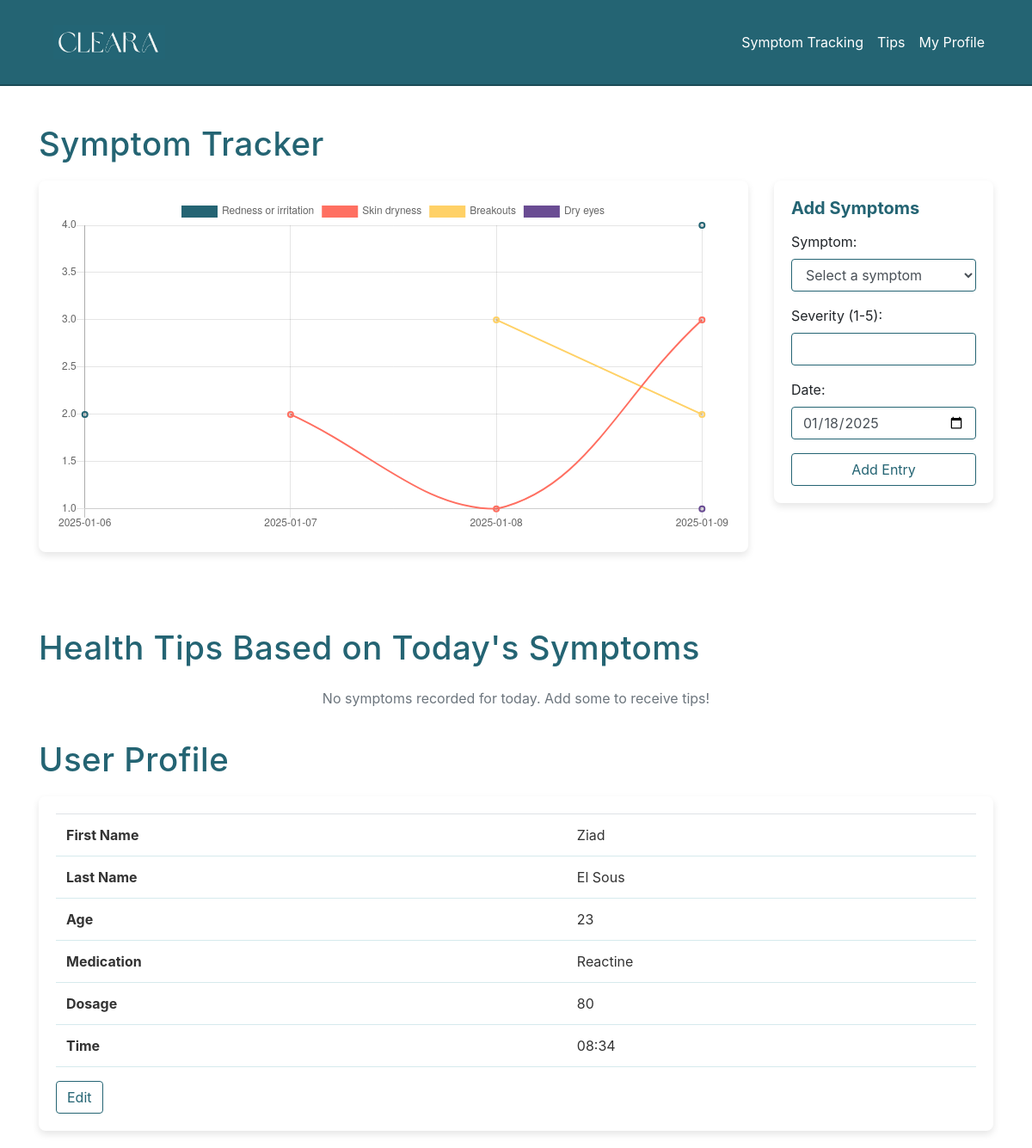
The page /home.php?email=ziadsous0@gmail.com (signed in) on the database as committed earlier.
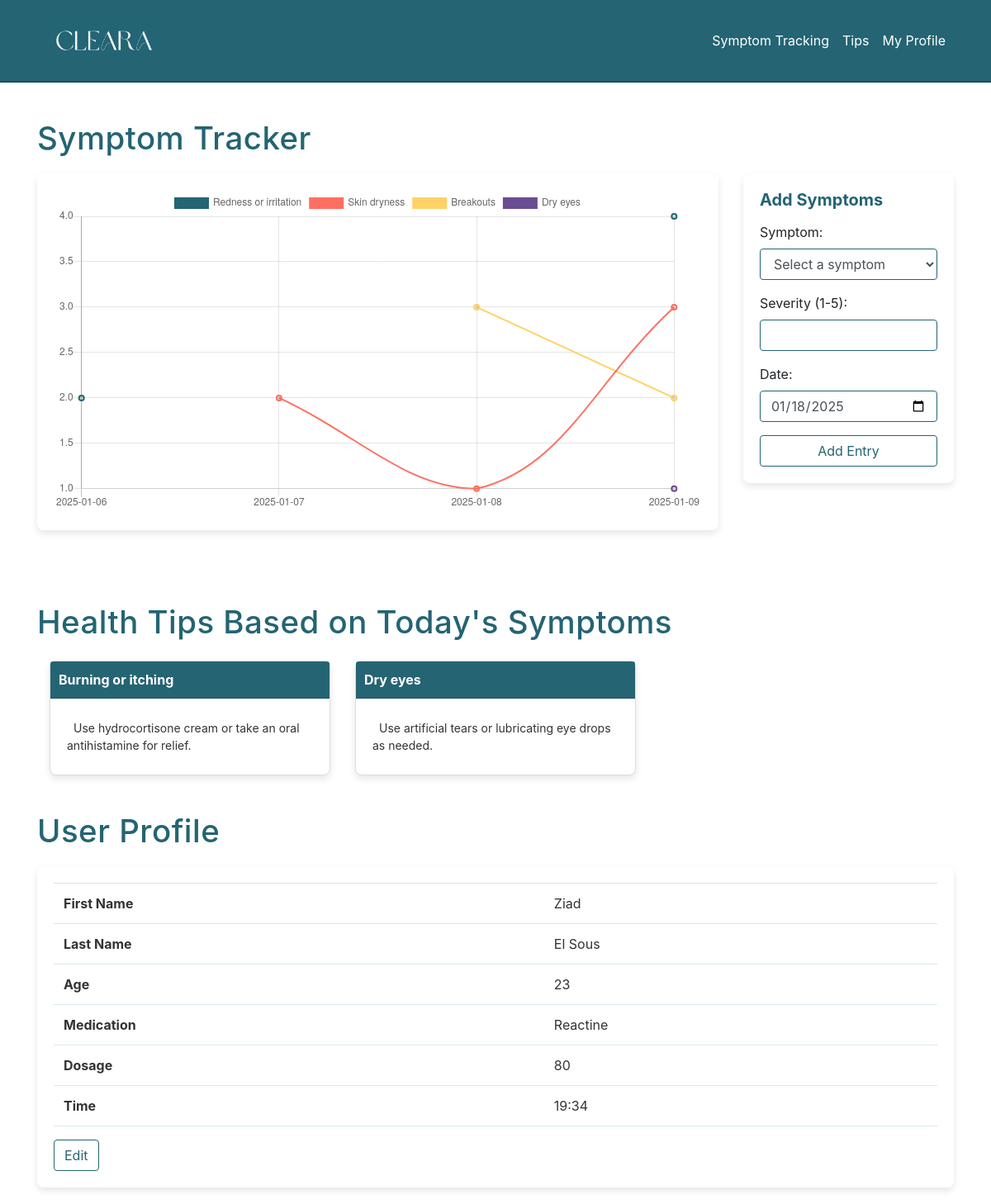
The same page on the database as committed later.
### tables this page shows
CREATE TABLE user (
    email TEXT PRIMARY KEY,
    password TEXT,
    name TEXT,
    surname TEXT,
    age INTEGER,
    medication TEXT,
    dosage INTEGER,
    time TEXT
);

### data.php (called while the page is built, shortened)
<?php
if (isset($_GET['email'])) {
    $email = $_GET['email'];
} else {
    echo "No email parameter provided.<br>";
    header("Location: login.php");
    exit();
}
?>

### tracking.php (the view, shortened to what this page needs)
<?php
$query = $conn->prepare("
    SELECT st.date, s.symptom, st.symptomrate
    FROM symptomtrack st
    INNER JOIN symptoms s ON st.symptomid = s.symptomid
    WHERE st.email = :email
    ORDER BY st.date ASC
");
$query->bindParam(':email', $email);
$query->execute();
$symptomData = $query->fetchAll(PDO::FETCH_ASSOC);
$uniqueDates = [];
$symptomDataBySymptom = [];
foreach ($symptomData as $row) {
    $date = $row['date'];
    $symptom = $row['symptom'];
    $symptomRate = $row['symptomrate'];
    if (!in_array($date, $uniqueDates)) {
        $uniqueDates[] = $date;
    }
    if (!isset($symptomDataBySymptom[$symptom])) {
        $symptomDataBySymptom[$symptom] = [];
    }
    $symptomDataBySymptom[$symptom][$date] = $symptomRate;
}
$uniqueDates_json = json_encode($uniqueDates);
$symptomDataBySymptom_json = json_encode($symptomDataBySymptom);
?>
<div id="progress-container" class="container" >
    <h1 id="symptomprogress">Symptom Tracker</h1>
    <div class="row">
      <div class="col-lg-9 col-md-12">
        <div class="container-custom">
          <canvas id="symptomChart" width="100%" height="50px"></canvas>
        </div>
      </div>
      <div class="col-lg-3 col-md-12">
        <div class="container-custom">
          <h5 class="card-title">Add Symptoms</h5>
          <form method="POST">
              <div class="form-group">
                  <label for="symptom">Symptom:</label>
                  <select id="symptom" name="symptomid" class="form-control" required>
                      <option value="" disabled selected>Select a symptom</option>
                  </select>
              </div>
              <div class="form-group">
                  <label for="severity">Severity (1-5):</label>
                  <input
                      type="number"
                      id="severity"
                      name="severity"
                      class="form-control"
                      min="1"
                      max="5"
                      required>
              </div>
              <div class="form-group">
                  <label for="date">Date:</label>
                  <input
                      type="date"
                      id="date"
                      name="date"
                      class="form-control"
                      value="<?php echo date('Y-m-d'); ?>"
                      required>
              </div>
              <button type="submit" name="addSymptomEntry" class="btn btn-outline-primary btn-block">Add Entry</button>
          </form>
      </div>
  </div>
<br><br>
<script>
  // Retrieve the symptom data and unique dates from PHP
  var uniqueDates = <?php echo $uniqueDates_json; ?>;
  var symptomDataBySymptom = <?php echo $symptomDataBySymptom_json; ?>;
  // Define a color palette
  var colorPalette = [
    '#246473', '#FF6F61', '#FFD166', '#6A4C93', '#06D6A0',
    '#118AB2', '#EF476F', '#073B4C'
  ];
  // Helper function to assign colors
  function getColor(index) {
    return colorPalette[index % colorPalette.length];
  }
  // Prepare datasets for Chart.js
  var datasets = [];
  var ctx = document.getElementById('symptomChart').getContext('2d');
  var colorIndex = 0;
  for (var symptom in symptomDataBySymptom) {
    if (symptomDataBySymptom.hasOwnProperty(symptom)) {
      var symptomRates = [];
      uniqueDates.forEach(function (date) {
        symptomRates.push(symptomDataBySymptom[symptom][date] || null);
      });
      var lineColor = getColor(colorIndex++);
      datasets.push({
        label: symptom,
        data: symptomRates,
        borderColor: lineColor,
        backgroundColor: 'rgba(0, 0, 0, 0.1)',
        borderWidth: 2,
        fill: false,
        tension: 0.4
      });
    }
  }
  // Initialize Chart.js
  new Chart(ctx, {
    type: 'line',
    data: {
      labels: uniqueDates,
      datasets: datasets
    },
    options: {
      responsive: true,
      plugins: {
        legend: { display: true, position: 'top' },
        title: {
          display: true,
          text: 'Symptom Progress Over Time',
          font: { size: 18, family: 'Arial' }
        }
      },
      scales: {
        x: { title: { display: true, text: 'Date', font: { size: 14 } } },
        y: {
          beginAtZero: true,
          title: { display: true, text: 'Symptom Severity (1-5)', font: { size: 14 } },
          ticks: { stepSize: 1, max: 5 }
        }
      }
    }
  });
</script>

### home.php (shortened to what this page needs)
<!DOCTYPE html>
<html>
<head>
	<link rel="stylesheet" href="https://stackpath.bootstrapcdn.com/bootstrap/4.5.2/css/bootstrap.min.css">
	<link rel="stylesheet" href="custom/custom.css" />
<?php
	include ("data.php")
?>
<header class="navbar-custom sticky-top">
	<nav class="navbar navbar-expand-lg navbar-dark">
		<div class="container-fluid">
			<a class="navbar-brand" href="#">
				<img src="images/header.jpeg" alt="Cleara Logo" style="height: 40px;">
			</a>
			<div class="collapse navbar-collapse" id="navbarNav">
				<ul class="navbar-nav ml-auto">
					<li class="nav-item">
						<a class="nav-link" href="#progress-container">Symptom Tracking</a>
					</li>
					<li class="nav-item">
						<a class="nav-link" href="#tips-container">Tips</a>
					</li>
					<li class="nav-item">
						<a class="nav-link" href="#profile-container">My Profile</a>
					</li>
				</ul>
			</div>
		</div>
	</nav>
</header>
<br>
<body>
	<?php
		include( "tracking.php" );
	?>
	<?php
		include( 'tips.php' );
	?>
	<?php
		include( "profile.php" );
	?>
</body>

### tips.php
<?php
include 'templates/conn.php';
$today = date('Y-m-d');
$query = "
    SELECT st.symptomid, st.symptomrate, s.symptom
    FROM symptomtrack st
    JOIN symptoms s ON st.symptomid = s.symptomid
    WHERE st.date = :today
";
$stmt = $conn->prepare($query);
$stmt->bindParam(':today', $today);
$stmt->execute();
$symptoms = $stmt->fetchAll(PDO::FETCH_ASSOC);
function getTips($symptomid, $severity_level, $conn) {
    $query = "SELECT tip FROM symptom_tips WHERE symptomid = :symptomid AND severity_level = :severity_level";
    $stmt = $conn->prepare($query);
    $stmt->bindParam(':symptomid', $symptomid);
    $stmt->bindParam(':severity_level', $severity_level);
    $stmt->execute();
    return $stmt->fetchAll(PDO::FETCH_COLUMN);
}
function getSeverityLevel($rate) {
    if ($rate >= 1 && $rate <= 2) {
        return 'simple';
    } elseif ($rate >= 3 && $rate <= 4) {
        return 'moderate';
    } elseif ($rate >= 5) {
        return 'professional';
    }
    return null;
}
$displayTips = [];
foreach ($symptoms as $entry) {
    $symptomid = $entry['symptomid'];
    $rate = $entry['symptomrate'];
    $symptom = $entry['symptom'];
    $severity_level = getSeverityLevel($rate);
    if ($severity_level) {
        $tips = getTips($symptomid, $severity_level, $conn);
        $displayTips[$symptom] = $tips;
    }
}
?>
<div class="container mt-5">
    <h1 class="mb-4">Health Tips Based on Today's Symptoms</h1>
    <div id="tips-container" class="row">
        <?php if (!empty($displayTips)) : ?>
            <?php foreach ($displayTips as $symptom => $tips) : ?>
                <div class="col-md-6 col-lg-4 mb-4">
                    <div class="card">
                        <div class="card-header">
                            <?php echo htmlspecialchars($symptom); ?>
                        </div>
                        <div class="card-body">
                            <ul class="list-unstyled">
                                <?php foreach ($tips as $tip) : ?>
                                    <li><i class="fas fa-check-circle"></i> <?php echo htmlspecialchars($tip); ?></li>
                                <?php endforeach; ?>
                            </ul>
                        </div>
                    </div>
                </div>
            <?php endforeach; ?>
        <?php else : ?>
            <p class="text-center text-muted col-12">No symptoms recorded for today. Add some to receive tips!</p>
        <?php endif; ?>
    </div>
</div>

### profile.php (shortened to what this page needs)
<?php
$email = isset($_GET['email']) ? $_GET['email'] : '';
if (!empty($email)) {
    try {
        $sql = "SELECT * FROM user WHERE email = :email";
        $stmt = $conn->prepare($sql);
        $stmt->bindValue(':email', $email);
        $stmt->execute();
        $patient = $stmt->fetch(PDO::FETCH_ASSOC);
    } catch (PDOException $e) {
        echo "Error: " . $e->getMessage();
    }
} else {
    echo "<script>alert('No email provided.');</script>";
}
?>
<div id="profile-container" class="container">
    <h1>User Profile</h1>
    <div class="container-custom">
      <table class="table">
        <tr>
          <th>First Name</th>
          <td><?php echo isset($patient['name']) ? htmlspecialchars($patient['name']) : 'N/A'; ?></td>
        </tr>
        <tr>
          <th>Last Name</th>
          <td><?php echo isset($patient['surname']) ? htmlspecialchars($patient['surname']) : 'N/A'; ?></td>
        </tr>
        <tr>
          <th>Age</th>
          <td><?php echo isset($patient['age']) ? htmlspecialchars($patient['age']) : 'N/A'; ?></td>
        </tr>
        <tr>
          <th>Medication</th>
          <td><?php echo isset($patient['medication']) ? htmlspecialchars($patient['medication']) : 'N/A'; ?></td>
        </tr>
        <tr>
          <th>Dosage</th>
          <td><?php echo isset($patient['dosage']) ? htmlspecialchars($patient['dosage']) : 'N/A'; ?></td>
        </tr>
        <tr>
          <th>Time</th>
          <td><?php echo isset($patient['time']) ? htmlspecialchars($patient['time']) : 'N/A'; ?></td>
        </tr>
      </table>
      <button type="button" class="btn btn-outline-secondary" data-toggle="modal" data-target="#editPatientModal">Edit</button>
    </div>
  </div>

### custom/custom.css (style rules this page uses)
h1 { font-size: 2.4rem; font-weight: 500; color: #246473; letter-spacing: 0.5px; margin-top: 20px; margin-bottom: 20px; }
body { background-color: #ffffff; }
.navbar-custom { background-color: #246473; border-bottom: 2px solid #1b4b56; padding: 1rem; width: 100%; }
.navbar-custom .navbar-brand img { height: 50px; margin-left: 15px; }
.navbar-custom .navbar-brand, .navbar-custom .nav-link { color: #ffffff !important; }
.navbar-custom .nav-link { padding-right: 15px; padding-left: 15px; }
.navbar-collapse { justify-content: flex-end; }
.container-custom { padding: 20px; margin-bottom: 20px; background-color: #ffffff; border-radius: 8px; box-shadow: 0 4px 8px rgba(0, 0, 0, 0.1); }
.card { background-color: #f9f9f9; border: 1px solid #d1edf2; border-radius: 8px; box-shadow: 0 4px 8px rgba(0, 0, 0, 0.1); }
.card-title { color: #246473; font-weight: bold; margin-bottom: 15px; }
.btn-outline-primary, .btn-outline-secondary { color: #246473; border-color: #246473; }
table { width: 100%; border-collapse: collapse; }
table th, table td { padding: 8px 12px; border-bottom: 1px solid #d6eaed; }
table th { color: #333333; font-weight: bold; }
table td { color: #333333; }
.form-control { border: 1px solid #246473; border-radius: 4px; }
#progress-container { margin-top: 20px; }
#tips-container { margin: 0; padding: 0; }
.card { border: 1px solid #ddd; border-radius: 8px; box-shadow: 0 4px 8px rgba(0, 0, 0, 0.1); background-color: #ffffff; }
.card-header { background-color: #246473; color: #ffffff; font-weight: bold; font-size: 16px; padding: 10px; border-top-left-radius: 8px; border-top-right-radius: 8px; }
.card-body ul { margin: 0; padding: 0; list-style: none; }
.card-body li { padding: 5px 0; font-size: 14px; color: #333; }

Rows that differ between the two databases and show on the page:
changed user "Ziad": time "08:34" → "19:34"
Other text that changed with them:
new list line: "Burning or itching Use hydrocortisone cream or take an oral antihistamine for relief."
new list line: "Dry eyes Use artificial tears or lubricating eye drops as needed."
text no longer shown: "No symptoms recorded for today. Add some to receive tips!"
